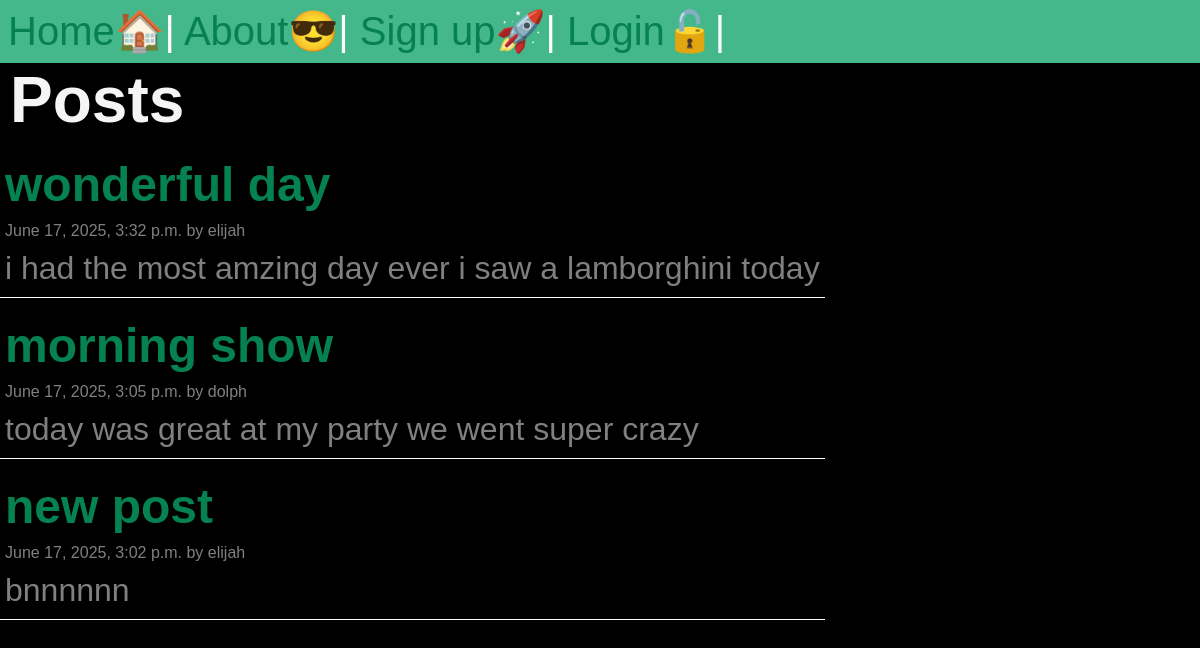
The app's page /posts/, older data.
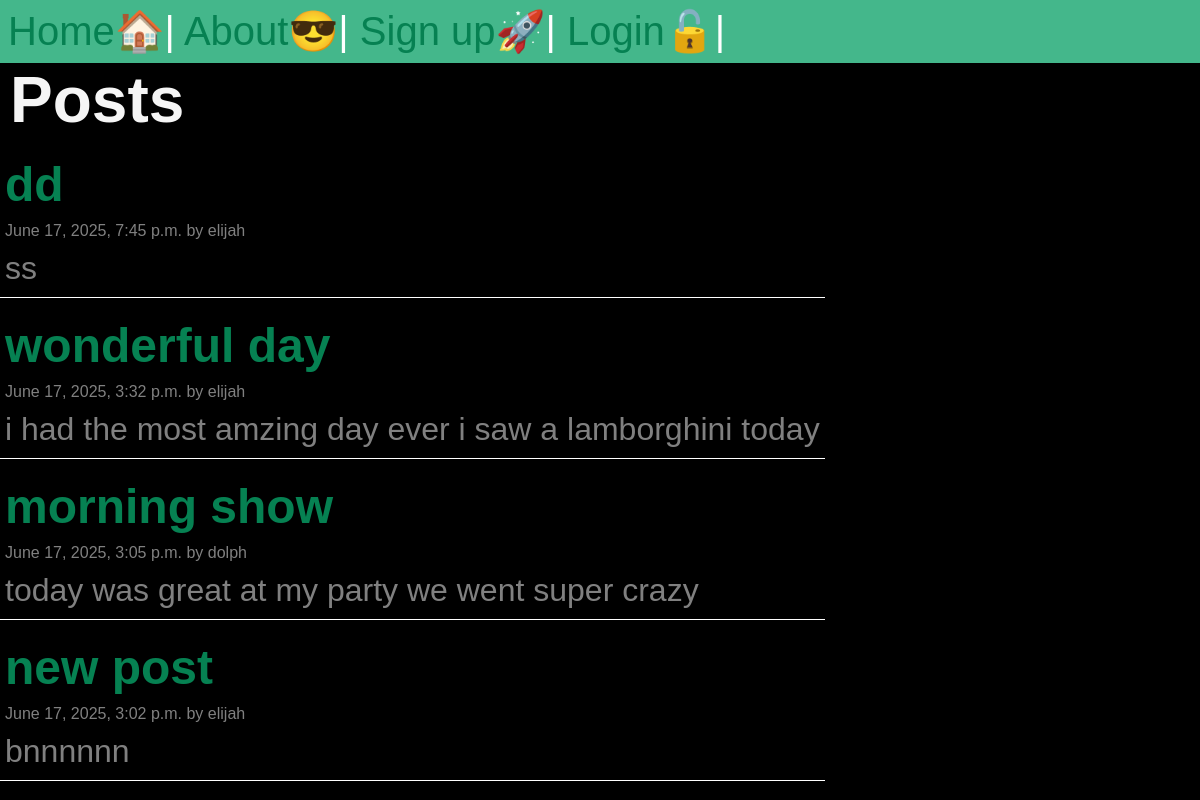
The same page, newer data.
### posts/models.py (models this page shows, shortened)
class Post(models.Model):
    title = models.CharField(max_length=75)
    body = models.TextField()
    slug = models.SlugField()
    date = models.DateTimeField(auto_now_add=True)
    banner = models.ImageField(default='fallback.png', blank=True)
    author = models.ForeignKey(User, on_delete=models.CASCADE, default=None)

### posts/views.py (the view)
# urls.py: path('', views.post_list, name='list'),
def post_list(request):
    posts = Post.objects.all().order_by('-date')
    return render( request, 'posts/posts_list.html', {'posts': posts})

### posts/templates/posts/posts_list.html (shortened to what this page needs)
{% extends "layout.html" %}
{% block content %}
<section>
   <h1 class="title">Posts</h1>
   {% for post in posts %}
    <article class="post">
        <h2>
        <a href="{% url 'posts:page' slug=post.slug %}">
          {{ post.title}}
        </a>
        </h2>
        <p class="date">{{ post.date}} by {{ post.author}}</p>
        <p class="body">{{ post.body}}</p>
    </article>
   {% endfor%}
</section>
{% endblock  %}

### templates/layout.html (shortened to what this page needs)
<!DOCTYPE html>
{% load static %}
<html lang="en">
<head>
    <link rel="stylesheet" href="{% static 'css/style.css' %}">
</head>
<body>
    <nav>
        <a href="/" title="home">Home🏠</a>|
        <a href="/about" title="about">About😎</a>|
        {% if user.is_authenticated %}
        <a href="{% url 'posts:list' %}" title="posts">Posts📰</a>|
        <a href="{% url 'posts:new-post' %}" title="create new post">create🖋</a>|
         <form class="logout" action="{% url 'user:logout' %}" method="post">
            {% csrf_token %}
            <button class="logout-button" arial-label="this is a user logout">logout</button>
        </form>
        {% else %}
        <a href="{% url 'user:register' %}" title="registration">Sign up🚀</a>|
        <a href="{% url 'user:login' %}" title="sign in">Login🔓</a>|
        {% endif %}
    </nav>
    <main>
        {% block content %}{% endblock %}
    </main>
</body>
</html>

### static/css/style.css (style rules this page uses)
* { margin: 0; padding: 0; box-sizing: border-box; }
body { min-height: 100vh; display: flex; flex-flow: column; font-size: 3rem; background-color: black; color: whitesmoke; font-family: Arial, Helvetica, sans-serif; }
nav { padding: .5rem; background-color: #44B78B; color: rgb(255, 255, 255); font-size: 2.5rem; }
main { flex-grow: 1; display: flex; flex-direction: column; align-items: start; height: calc(100vh - 85px); }
h1 { margin-left: 10px; font-size: 2.5rem; }
article { flex-grow: 1; display: flex; flex-direction: column; align-items: start; margin: 10px 0px; border-bottom: 1px solid white; padding: 10px 5px; }
article h2 { font-size: 3rem; }
.date { font-size: 1rem; color: gray; margin: 10px 0px; }
.body { font-size: 2rem; color: gray; }
h1,h2,p { text-align: start; }
a { text-decoration: none; color: #068152; }
.title { font-size: 4rem; margin-top: 30px 0px; }

Row changes from the older to the newer data that the page shows:
added Post: title "dd", date "June 17, 2025, 7:45 p.m.", author "elijah", body "ss"
